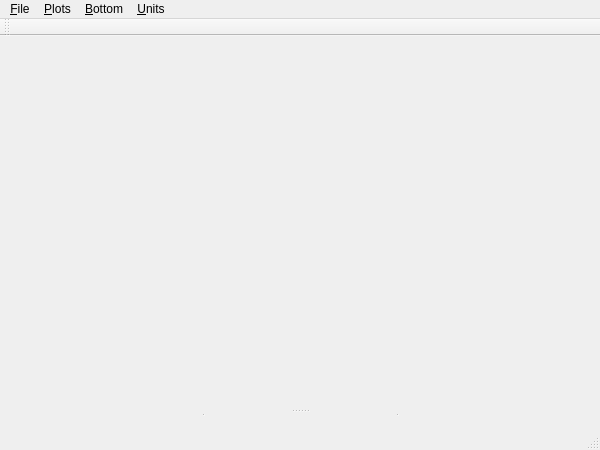
<?xml version="1.0" encoding="UTF-8"?>
<ui version="4.0">
 <class>MainWindow</class>
 <widget class="QMainWindow" name="MainWindow">
  <property name="geometry">
   <rect>
    <x>0</x>
    <y>0</y>
    <width>600</width>
    <height>450</height>
   </rect>
  </property>
  <property name="windowTitle">
   <string>MainWindow</string>
  </property>
  <widget class="QWidget" name="centralWidget">
   <layout class="QVBoxLayout" name="verticalLayout">
    <item>
     <widget class="QSplitter" name="vSplitter">
      <property name="orientation">
       <enum>Qt::Vertical</enum>
      </property>
      <widget class="DataPlot" name="plotArea" native="true"/>
      <widget class="QSplitter" name="hSplitter">
       <property name="orientation">
        <enum>Qt::Horizontal</enum>
       </property>
       <widget class="DataView" name="leftView" native="true"/>
       <widget class="DataView" name="topView" native="true"/>
       <widget class="DataView" name="frontView" native="true"/>
      </widget>
     </widget>
    </item>
   </layout>
  </widget>
  <widget class="QMenuBar" name="menuBar">
   <property name="geometry">
    <rect>
     <x>0</x>
     <y>0</y>
     <width>600</width>
     <height>21</height>
    </rect>
   </property>
   <widget class="QMenu" name="menu_File">
    <property name="title">
     <string>&amp;File</string>
    </property>
    <addaction name="actionImport"/>
    <addaction name="actionImportGates"/>
    <addaction name="separator"/>
    <addaction name="actionExit"/>
   </widget>
   <widget class="QMenu" name="menuPlots">
    <property name="title">
     <string>&amp;Plots</string>
    </property>
    <addaction name="actionElevation"/>
    <addaction name="actionVerticalSpeed"/>
    <addaction name="actionHorizontalSpeed"/>
    <addaction name="actionTotalSpeed"/>
    <addaction name="actionDiveAngle"/>
    <addaction name="actionCurvature"/>
    <addaction name="actionGlideRatio"/>
   </widget>
   <widget class="QMenu" name="menuDomain">
    <property name="title">
     <string>&amp;Bottom</string>
    </property>
    <addaction name="actionTime"/>
    <addaction name="actionDistance2D"/>
    <addaction name="actionDistance3D"/>
   </widget>
   <widget class="QMenu" name="menuUnits">
    <property name="title">
     <string>&amp;Units</string>
    </property>
    <addaction name="actionMetric"/>
    <addaction name="actionImperial"/>
   </widget>
   <addaction name="menu_File"/>
   <addaction name="menuPlots"/>
   <addaction name="menuDomain"/>
   <addaction name="menuUnits"/>
  </widget>
  <widget class="QToolBar" name="mainToolBar">
   <attribute name="toolBarArea">
    <enum>TopToolBarArea</enum>
   </attribute>
   <attribute name="toolBarBreak">
    <bool>false</bool>
   </attribute>
  </widget>
  <widget class="QStatusBar" name="statusBar"/>
  <action name="actionImport">
   <property name="text">
    <string>Import &amp;Track...</string>
   </property>
   <property name="shortcut">
    <string>Ctrl+T</string>
   </property>
  </action>
  <action name="actionExit">
   <property name="text">
    <string>E&amp;xit</string>
   </property>
   <property name="shortcut">
    <string>Ctrl+Q</string>
   </property>
  </action>
  <action name="actionElevation">
   <property name="checkable">
    <bool>true</bool>
   </property>
   <property name="text">
    <string>&amp;Elevation</string>
   </property>
   <property name="shortcut">
    <string>E</string>
   </property>
  </action>
  <action name="actionVerticalSpeed">
   <property name="checkable">
    <bool>true</bool>
   </property>
   <property name="text">
    <string>&amp;Vertical Speed</string>
   </property>
   <property name="shortcut">
    <string>V</string>
   </property>
  </action>
  <action name="actionHorizontalSpeed">
   <property name="checkable">
    <bool>true</bool>
   </property>
   <property name="text">
    <string>&amp;Horizontal Speed</string>
   </property>
   <property name="shortcut">
    <string>H</string>
   </property>
  </action>
  <action name="actionMetric">
   <property name="text">
    <string>&amp;Metric</string>
   </property>
  </action>
  <action name="actionImperial">
   <property name="text">
    <string>&amp;Imperial</string>
   </property>
  </action>
  <action name="actionTime">
   <property name="text">
    <string>&amp;Time</string>
   </property>
  </action>
  <action name="actionDistance2D">
   <property name="text">
    <string>Horizontal Distance</string>
   </property>
  </action>
  <action name="actionTotalSpeed">
   <property name="checkable">
    <bool>true</bool>
   </property>
   <property name="text">
    <string>Total &amp;Speed</string>
   </property>
   <property name="shortcut">
    <string>S</string>
   </property>
  </action>
  <action name="actionDiveAngle">
   <property name="checkable">
    <bool>true</bool>
   </property>
   <property name="text">
    <string>&amp;Dive Angle</string>
   </property>
   <property name="shortcut">
    <string>D</string>
   </property>
  </action>
  <action name="actionDistance3D">
   <property name="text">
    <string>Total Distance</string>
   </property>
  </action>
  <action name="actionImportGates">
   <property name="text">
    <string>Import &amp;Gates...</string>
   </property>
   <property name="shortcut">
    <string>Ctrl+G</string>
   </property>
  </action>
  <action name="actionGlideRatio">
   <property name="checkable">
    <bool>true</bool>
   </property>
   <property name="text">
    <string>&amp;Glide Ratio</string>
   </property>
   <property name="shortcut">
    <string>G</string>
   </property>
  </action>
  <action name="actionCurvature">
   <property name="checkable">
    <bool>true</bool>
   </property>
   <property name="text">
    <string>&amp;Curvature</string>
   </property>
   <property name="shortcut">
    <string>C</string>
   </property>
  </action>
 </widget>
 <layoutdefault spacing="6" margin="11"/>
 <customwidgets>
  <customwidget>
   <class>DataPlot</class>
   <extends>QWidget</extends>
   <header>dataplot.h</header>
   <container>1</container>
  </customwidget>
  <customwidget>
   <class>DataView</class>
   <extends>QWidget</extends>
   <header>dataview.h</header>
   <container>1</container>
  </customwidget>
 </customwidgets>
 <resources/>
 <connections/>
</ui>
